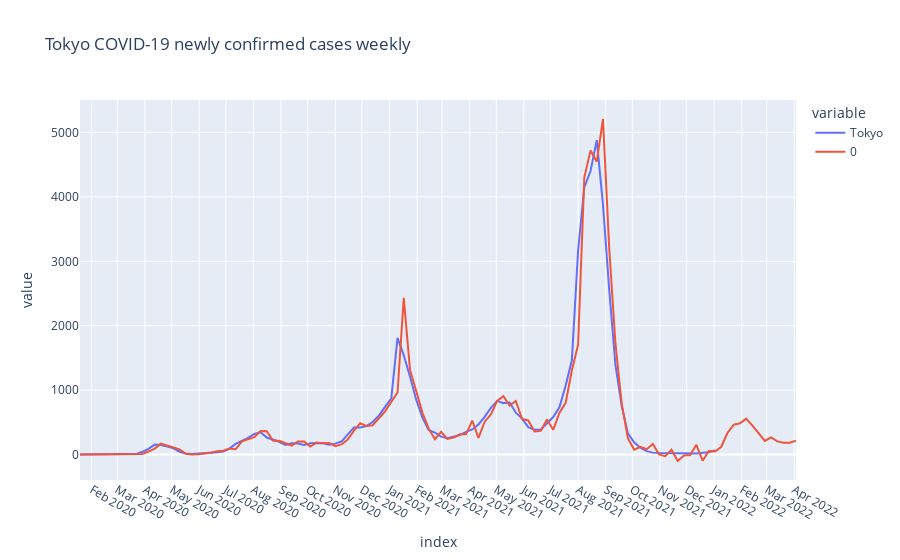

The code cell stored with this chart in its notebook:
### Code cell
ts_forecast = result_tokyo.predict(start=df_gr.index[0], end=df_gr.index[-1]+relativedelta(months=3))
temp_df = df_gr.Tokyo.to_frame()
temp_df = pd.concat([temp_df, ts_forecast])

fig = px.line(temp_df, title='Tokyo COVID-19 newly confirmed cases weekly')
fig.update_layout({
    'xaxis': {
        'dtick': 'M1'
    }
})
fig.show()

### Figure 1 — Plotly figure (JSON) as saved in the notebook; plotly's stock layout.template omitted (floating-point values rounded to 4 significant figures; data arrays with more than 128 entries replaced by an {"elided": "..."} marker saying what was removed)
{"data": [{"hovertemplate": "variable=Tokyo<br>index=%{x}<br>value=%{y}<extra></extra>", "legendgroup": "Tokyo", "line": {"color": "#636efa", "dash": "solid"}, "marker": {"symbol": "circle"}, "mode": "lines", "name": "Tokyo", "orientation": "v", "showlegend": true, "type": "scatter", "x": {"elided": "219 str values"}, "xaxis": "x", "y": {"elided": "219 float values"}, "yaxis": "y"}, {"hovertemplate": "variable=0<br>index=%{x}<br>value=%{y}<extra></extra>", "legendgroup": "0", "line": {"color": "#EF553B", "dash": "solid"}, "marker": {"symbol": "circle"}, "mode": "lines", "name": "0", "orientation": "v", "showlegend": true, "type": "scatter", "x": {"elided": "219 str values"}, "xaxis": "x", "y": {"elided": "219 float values"}, "yaxis": "y"}], "layout": {"autosize": true, "legend": {"title": {"text": "variable"}, "tracegroupgap": 0}, "title": {"text": "Tokyo COVID-19 newly confirmed cases weekly"}, "xaxis": {"anchor": "y", "autorange": true, "domain": [0, 1], "dtick": "M1", "range": ["2020-01-19", "2022-04-03"], "title": {"text": "index"}, "type": "date"}, "yaxis": {"anchor": "x", "autorange": true, "domain": [0, 1], "range": [-395.5, 5505.0], "title": {"text": "value"}, "type": "linear"}}}
